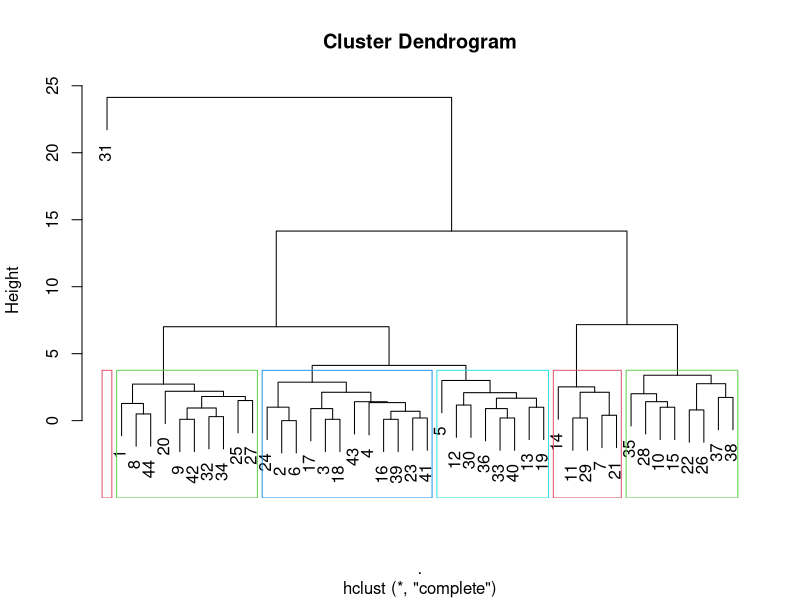
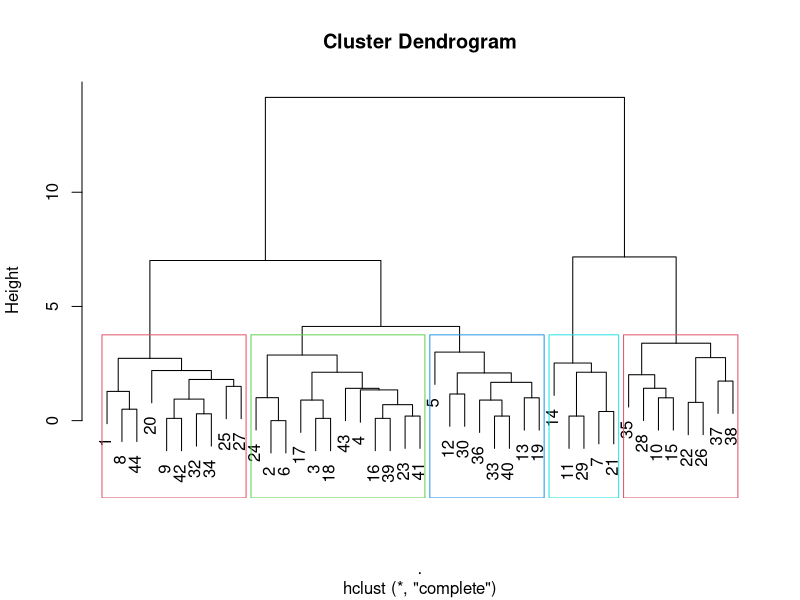
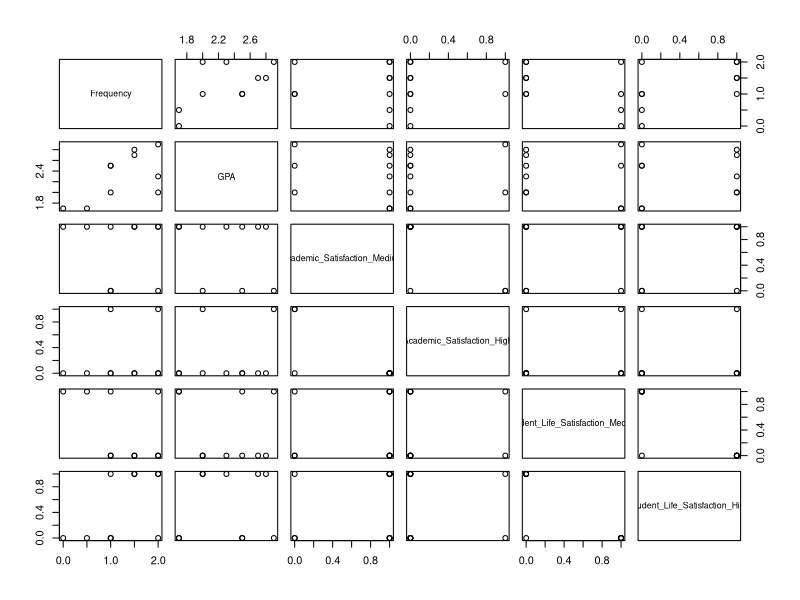
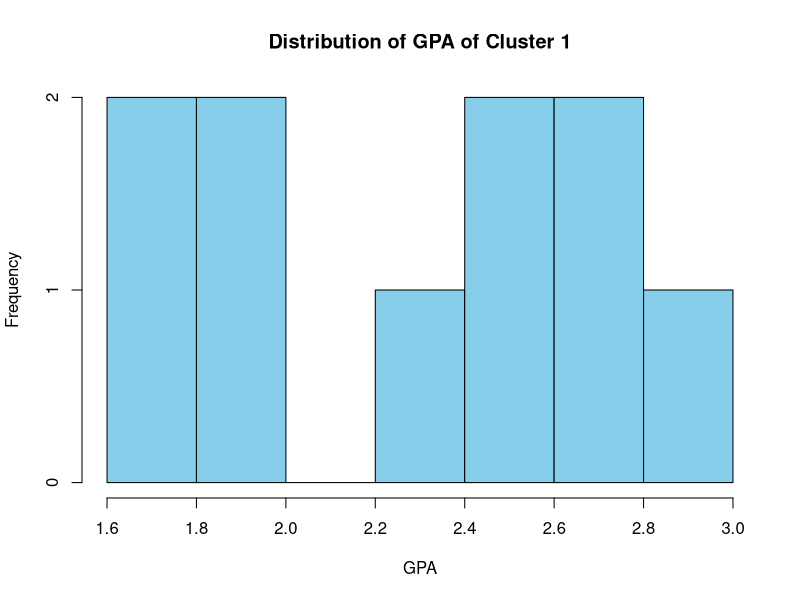
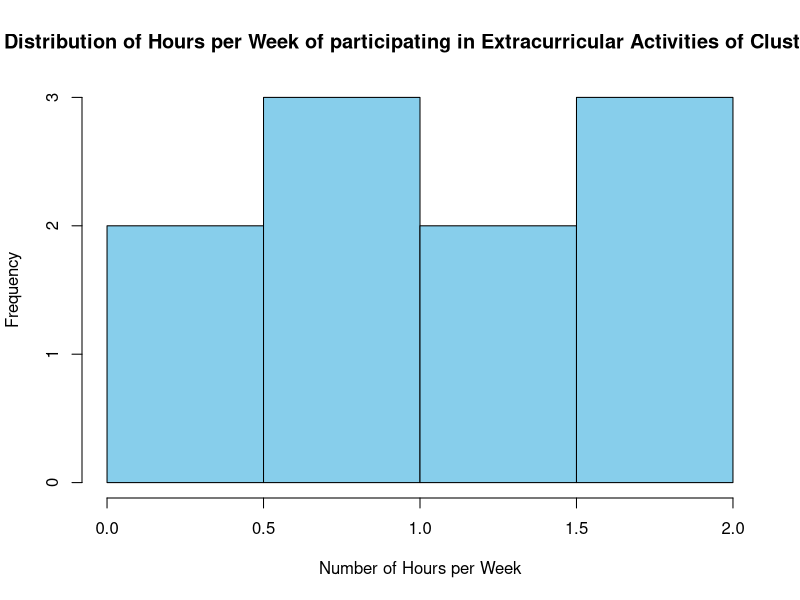
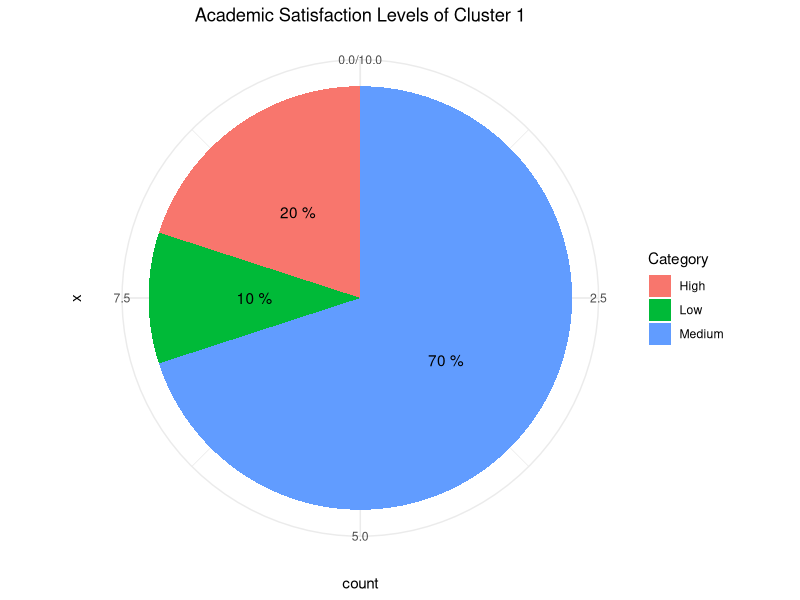
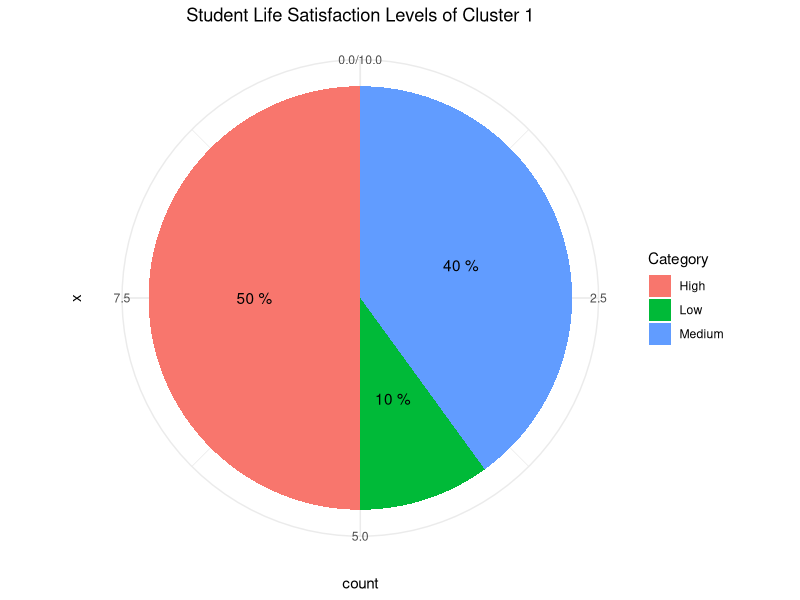
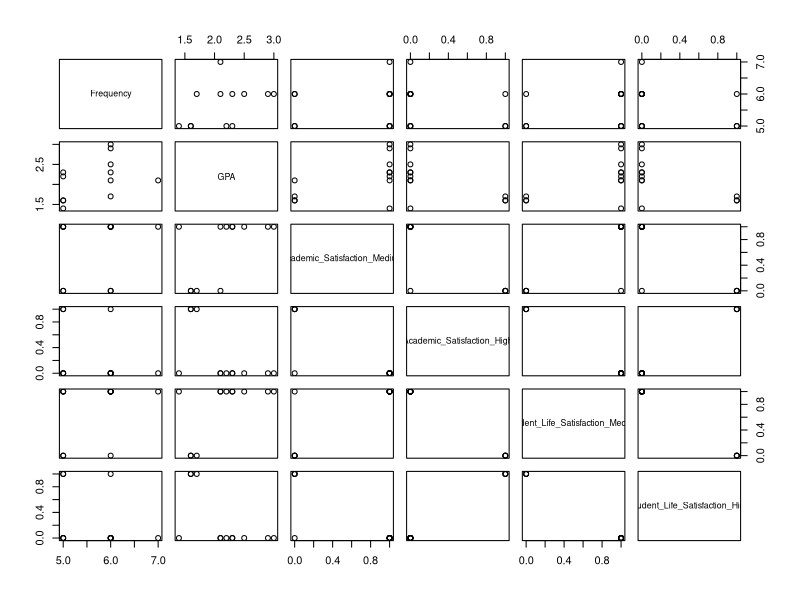

The R script that drew these images, in order:
# read data from .csv, and load to a dataframe
library(readr)
library(dplyr)

data <- read_csv("Survey_Response.csv")
head(data)

# Remove non-sense observation
data <- data[-c(4,17),]
head(data)

# remove "timestamp" column
data <- data %>%
  select(-Timestamp)
head(data)

# Rename Columns in the dataframe
column_names <- colnames(data)
print(column_names)
column_mapping <- c(
  "What is your age?\nTuổi của bạn là bao nhiêu?" = "Age",
  "Which year are you in?\nBạn là sinh viên năm mấy?" = "Intake",
  "What is your gender?\nGiới tính của bạn là gì?" = "Gender",
  
  "What is your major or field of study?\nChuyên ngành học của bạn là gì?" = "Major",
  "Are you involved in any extracurricular activities? (Select all that apply)\nBạn có tham gia vào các hoạt động ngoại khóa nào không? (Hãy chọn tất cả những hoạt động bạn tham gia)" = "Activities",
  "How many hours per week, on average, do you spend on extracurricular activities? (Example: Sports, Club, Project,...)\nTrung bình mỗi tuần, bạn dành bao nhiêu giờ cho các hoạt động ngoại khóa?\nPlease insert number of hours" = "Frequency",
  "What is your current GPA? - German Scale 1.0-4.0\n(All information is secured and non-disclosed and only used for educational and research purposes)\nĐiểm trung bình hiện tại hoặc tình hình học tập của bạn là gì? (Tất cả thông tin được bảo mật và không được tiết lộ, chỉ được sử dụng cho mục đích giáo dục và nghiên cứu)" = "GPA",
  "How satisfied are you with your academic performance? \nBạn cảm thấy hài lòng như thế nào với hiệu suất học tập của mình?" = "Academic_Satisfaction",
  
  "How satisfied are you with your overall university experience? (Example: Teacher dedication, friends, life quality,...)\nBạn cảm thấy hài lòng như thế nào với trải nghiệm tổng thể tại trường đại học? (Ví dụ: Sự tận tâm của giảng viên, bạn bè, chất lượng cuộc sống,...)" = "Student_Life_Satisfaction"
)
colnames(data) <- column_mapping
column_names <- colnames(data)

# Create Dummy Variables for "Gender" column
Male <- ifelse(data$Gender == 'Male (Nam)', 1, 0)
Female <- ifelse(data$Gender == 'Female (Nữ)', 1, 0)
Prefer_Not_To_Say <- ifelse(data$Gender == 'Prefer not to say', 1, 0)

data_new_gender <- cbind(
  data,
  Male = Male,
  Female = Female,
  Prefer_Not_To_Say = Prefer_Not_To_Say
)

# View the new data frame
data_new_gender

# create Dummy Variables for "Activities" column
Clubs <- ifelse(data$Activities == 'Clubs or Organizations (Câu lạc bộ hoặc tổ chức)', 1, 0)
Side_Project <- ifelse(data$Activities == 'Side project', 1, 0)
Sports_Not_Clubs_Based <- ifelse(data$Activities == 'Sports (not club-based) (Thể thao không thuộc câu lạc bộ )', 1, 0)
Volunteers <- ifelse(data$Activities == 'Volunteer Work (Hoạt động tình nguyện)', 1, 0)
No_Activities <- ifelse(data$Activities == 'No', 1, 0)

data_new_gender_activities <- cbind(
  data_new_gender,
  Clubs = Clubs,
  Side_Project = Side_Project,
  Sports_Not_Clubs_Based = Sports_Not_Clubs_Based,
  Volunteers = Volunteers,
  No_Activities = No_Activities
)

# View the new data frame
data_new_gender_activities

# extract the unique activities for each student
unique_activities <- unique(data$Activities)
unique_activities
activity_binary <- data.frame(matrix(0, nrow = nrow(data), ncol = length(unique_activities)))
colnames(activity_binary) <- unique_activities
for (i in 1:nrow(data)) {
  selected_activities <- unlist(strsplit(data$Activities[i], ", "))  # Assuming activities are separated by a comma and space
  activity_binary[i, selected_activities] <- 1
}
data_activities_test <- cbind(data_new_gender, activity_binary)


# create Dummy Variables for "Major" column
CSE <- ifelse(data$Major == 'CSE', 1, 0)
MEN <- ifelse(data$Major == 'MEN', 1, 0)
BFA <- ifelse(data$Major == 'BFA', 1, 0)
ARC <- ifelse(data$Major == 'ARC', 1, 0)
BCE <- ifelse(data$Major == 'BCE', 1, 0)
BBA <- ifelse(data$Major == 'BBA', 1, 0)
ECE <- ifelse(data$Major == 'ECE', 1, 0)

data_gender_activities_major <- cbind(data_activities_test,
                                      CSE = CSE,
                                      MEN = MEN,
                                      ECE = ECE,
                                      BFA = BFA,
                                      BBA = BBA,
                                      ARC = ARC,
                                      BCE = BCE
)


# create Dummy (Category) Variables for Academic Satisfaction, and Student Life Satisfaction column
data_gender_activities_major$Academic_Satisfaction_Low <- ifelse(data_gender_activities_major$Academic_Satisfaction >= 1 & data_gender_activities_major$Academic_Satisfaction <= 3, 1, 0)
data_gender_activities_major$Academic_Satisfaction_Medium <- ifelse(data_gender_activities_major$Academic_Satisfaction >= 4 & data_gender_activities_major$Academic_Satisfaction <= 7, 1, 0)
data_gender_activities_major$Academic_Satisfaction_High <- ifelse(data_gender_activities_major$Academic_Satisfaction >= 8 & data_gender_activities_major$Academic_Satisfaction <= 10, 1, 0)
data_gender_activities_major

data_gender_activities_major$Student_Life_Satisfaction_Low <- ifelse(data_gender_activities_major$Student_Life_Satisfaction >= 1 & data_gender_activities_major$Student_Life_Satisfaction <= 3, 1, 0)
data_gender_activities_major$Student_Life_Satisfaction_Medium <- ifelse(data_gender_activities_major$Student_Life_Satisfaction >= 4 & data_gender_activities_major$Student_Life_Satisfaction <= 7, 1, 0)
data_gender_activities_major$Student_Life_Satisfaction_High <- ifelse(data_gender_activities_major$Student_Life_Satisfaction >= 8 & data_gender_activities_major$Student_Life_Satisfaction <= 10, 1, 0)


# Change intake values to numeric
intake_mapping <- c(
  "First year of University (Năm nhất)" = 1,
  "Second year of University (Năm hai)" = 2,
  "Third year of University (Năm ba)" = 3,
  "Fourth Year of University (Năm bốn)" = 4,
  "Fifth" = 5  # Assign the numeric value for "Fifth"
)

# Use the mapping to update the "Intake" column
data_gender_activities_major$Intake <- intake_mapping[data_gender_activities_major$Intake]

column_names <- colnames(data_gender_activities_major)

# select necessary variables to a new dataframe for analysis
relevant_variables <- c(
  "Frequency",
  "GPA",
  "Academic_Satisfaction_Low",
  "Academic_Satisfaction_Medium",
  "Academic_Satisfaction_High",
  "Student_Life_Satisfaction_Low",
  "Student_Life_Satisfaction_Medium",
  "Student_Life_Satisfaction_High"
)

#library(dplyr)

# Create a new data frame with the selected variables
new_data <- data_gender_activities_major[relevant_variables]


new_data_test <- new_data %>%
  select(-c(Academic_Satisfaction_Low, Student_Life_Satisfaction_Low))


# Draw the Dendrogram (using "Complete Linkage", "Euclidean" Distance)
hc_new_data <- new_data_test %>% #get cars data
  dist %>% #compute distance/dissimilarity matrix
  hclust #compute hierarchical cluster
plot(hc_new_data) #plot dendogram
# cut the Dendrogram to create 6 clusters
rect.hclust(hc_new_data, k = 6, border = 2:5)

# Remove datapoint 33th (due to Outlier), and re-draw the Dendrogram
new_data_after <- new_data_test[-31,]
hc_new_data_after <- new_data_after %>%
  dist %>%
  hclust
plot(hc_new_data_after)
# cut the Dendrogram to create 5 clusters
rect.hclust(hc_new_data_after, k = 5, border = 2:5)

# extract observations from Cluster 1 to a dataframe for analysis
# cluster 1
cluster_1 <- new_data_after[c(27,20,33,31,41,9,25,43,8,1),]
summary(cluster_1)
plot(cluster_1)
avg_gpa_cluster_1 <- mean(cluster_1$GPA)
print(avg_gpa_cluster_1)

# find average of frequency of participating in extracurricular activities of students in Cluster 1
avg_frequency_cluster_1 <- mean(cluster_1$Frequency)
print(avg_frequency_cluster_1)

# Draw the Histogram for Frequency, and GPA Distribution of students in Cluster 1
hist(cluster_1$GPA, 
     main = "Distribution of GPA of Cluster 1",
     xlab = "GPA",
     ylab = "Frequency",
     col = "skyblue",
     border = "black")

hist(cluster_1$Frequency, 
     main = "Distribution of Hours per Week of participating in Extracurricular Activities of Cluster 1",
     xlab = "Number of Hours per Week",
     ylab = "Frequency",
     col = "skyblue",
     border = "black")


# extract observations of Cluster 1, from the original dataframe
# to draw the Pie chart showing percentage of students basing on Academic Satisfaction Level

selected_records <- c(27,20,34,32,42,9,25,44,8,1)

subset_df <- data_gender_activities_major[selected_records, ]

categorize_academic_satisfaction <- function(level) {
  if (level >= 1 & level <= 3) {
    return("Low")
  } else if (level >= 4 & level <= 7) {
    return("Medium")
  } else if (level >= 8 & level <= 10) {
    return("High")
  } else {
    return("Invalid")
  }
}

subset_df$Academic_Satisfaction_Category <- sapply(subset_df$Academic_Satisfaction, categorize_academic_satisfaction)

library(ggplot2)
ggplot(subset_df, aes(x = "", fill = Academic_Satisfaction_Category)) +
  geom_bar(width = 1) +
  geom_text(stat = "count", aes(label = paste(round((..count..)/sum(..count..)*100), "%")), 
            position = position_stack(vjust = 0.5)) +
  coord_polar(theta = "y") +
  labs(title = "Academic Satisfaction Levels of Cluster 1", fill = "Category") +
  theme_minimal() +
  theme(
    plot.title = element_text(hjust = 0.5)  # Center the title
  )


# extract observations of Cluster 1 from the original dataframe
# to draw the Pie chart to see the percentage of students basing on Student Life Satisfaction Level
selected_records_sl <- c(27,20,34,32,42,9,25,44,8,1)

subset_df_sl <- data_gender_activities_major[selected_records_sl, ]
subset_df_sl

categorize_student_life_satisfaction <- function(level) {
  if (level >= 1 & level <= 3) {
    return("Low")
  } else if (level >= 4 & level <= 7) {
    return("Medium")
  } else if (level >= 8 & level <= 10) {
    return("High")
  } else {
    return("Invalid")
  }
}

subset_df_sl$Student_Life_Satisfaction_Category <- sapply(subset_df_sl$Student_Life_Satisfaction, categorize_student_life_satisfaction)

library(ggplot2)
ggplot(subset_df_sl, aes(x = "", fill = Student_Life_Satisfaction_Category)) +
  geom_bar(width = 1) +
  geom_text(stat = "count", aes(label = paste(round((..count..)/sum(..count..)*100), "%")), 
            position = position_stack(vjust = 0.5)) +
  coord_polar(theta = "y") +
  labs(title = "Student Life Satisfaction Levels of Cluster 1", fill = "Category") +
  theme_minimal() +
  theme(
    plot.title = element_text(hjust = 0.5)  # Center the title
  )


# extract observations of Cluster 2 for analysis
# cluster 2
cluster_2 <- new_data_after[c(40,23,38,16,4,42,18,3,17,6,2,24),]
summary(cluster_2)
plot(cluster_2)
avg_gpa_cluster_2 <- mean(cluster_2$GPA)
print(avg_gpa_cluster_2)

# find average of frequency of participating in extracurricular activities of students in Cluster 2

avg_frequency_cluster_2 <- mean(cluster_2$Frequency)
print(avg_frequency_cluster_2)

# Draw the Histogram to see the Distribution of GPA, and Frequency of students in Cluster 2
hist(cluster_2$GPA, 
     main = "Distribution of GPA of Cluster 2",
     xlab = "GPA",
     ylab = "Frequency",
     col = "skyblue",
     border = "black")

hist(cluster_2$Frequency, 
     main = "Distribution of Hours per Week of participating in Extracurricular Activities of Cluster 2",
     xlab = "Number of Hours per Week",
     ylab = "Frequency",
     col = "skyblue",
     border = "black")


# extract observations of Cluster 2 from the original dataframe
# to draw the Pie chart to see percentage of students basing on Academic Satisfaction Levels
selected_records_2 <- c(41,23,39,16,4,43,18,3,17,6,2,24)


subset_df_2 <- data_gender_activities_major[selected_records_2, ]
subset_df_2

categorize_academic_satisfaction <- function(level) {
  if (level >= 1 & level <= 3) {
    return("Low")
  } else if (level >= 4 & level <= 7) {
    return("Medium")
  } else if (level >= 8 & level <= 10) {
    return("High")
  } else {
    return("Invalid")
  }
}

subset_df_2$Academic_Satisfaction_Category <- sapply(subset_df_2$Academic_Satisfaction, categorize_academic_satisfaction)

library(ggplot2)
ggplot(subset_df_2, aes(x = "", fill = Academic_Satisfaction_Category)) +
  geom_bar(width = 1) +
  geom_text(stat = "count", aes(label = paste(round((..count..)/sum(..count..)*100), "%")), 
            position = position_stack(vjust = 0.5)) +
  coord_polar(theta = "y") +
  labs(title = "Academic Satisfaction Levels of Cluster 2", fill = "Category") +
  theme_minimal() +
  theme(
    plot.title = element_text(hjust = 0.5)  # Center the title
  )

# extract observations of Cluster 2 from the original dataframe
# to draw the Pie chart to see percentage of Students basing on Student Life Satisfaction Levels
selected_records_sl_2 <- c(41,23,39,16,4,43,18,3,17,6,2,24)

subset_df_sl_2 <- data_gender_activities_major[selected_records_sl_2, ]
subset_df_sl_2


categorize_student_life_satisfaction <- function(level) {
  if (level >= 1 & level <= 3) {
    return("Low")
  } else if (level >= 4 & level <= 7) {
    return("Medium")
  } else if (level >= 8 & level <= 10) {
    return("High")
  } else {
    return("Invalid")
  }
}

subset_df_sl_2$Student_Life_Satisfaction_Category <- sapply(subset_df_sl_2$Student_Life_Satisfaction, categorize_student_life_satisfaction)

library(ggplot2)
ggplot(subset_df_sl_2, aes(x = "", fill = Student_Life_Satisfaction_Category)) +
  geom_bar(width = 1) +
  geom_text(stat = "count", aes(label = paste(round((..count..)/sum(..count..)*100), "%")), 
            position = position_stack(vjust = 0.5)) +
  coord_polar(theta = "y") +
  labs(title = "Student Life Satisfaction Levels of Cluster 2", fill = "Category") +
  theme_minimal() +
  theme(
    plot.title = element_text(hjust = 0.5)  # Center the title
  )

# extract Cluster 3 
# cluster 3
cluster_3 <- new_data_after[c(19,13,39,32,35,30,12,5),]
summary(cluster_3)
plot(cluster_3)
avg_gpa_cluster_3 <- mean(cluster_3$GPA)
print(avg_gpa_cluster_3)

# find average of frequency of participating in extracurricular activities of students in Cluster 3

avg_frequency_cluster_3 <- mean(cluster_3$Frequency)
print(avg_frequency_cluster_3)

# Draw Histogram to see the Distribution of GPA, and Frequency of students in Cluster 3
hist(cluster_3$GPA, 
     main = "Distribution of GPA of Cluster 3",
     xlab = "GPA",
     ylab = "Frequency",
     col = "skyblue",
     border = "black")

hist(cluster_3$Frequency, 
     main = "Distribution of Hours per Week of participating in Extracurricular Activities of Cluster 3",
     xlab = "Number of Hours per Week",
     ylab = "Frequency",
     col = "skyblue",
     border = "black")

# extract observations of Cluster 3 from the original dataframe
# to draw the Pie chart to see percentage of students basing on Academic Satisfaction Levels
selected_records_3 <- c(19,13,40,33,36,30,12,5)


subset_df_3 <- data_gender_activities_major[selected_records_3, ]
subset_df_3


categorize_academic_satisfaction <- function(level) {
  if (level >= 1 & level <= 3) {
    return("Low")
  } else if (level >= 4 & level <= 7) {
    return("Medium")
  } else if (level >= 8 & level <= 10) {
    return("High")
  } else {
    return("Invalid")
  }
}

subset_df_3$Academic_Satisfaction_Category <- sapply(subset_df_3$Academic_Satisfaction, categorize_academic_satisfaction)

library(ggplot2)
ggplot(subset_df_3, aes(x = "", fill = Academic_Satisfaction_Category)) +
  geom_bar(width = 1) +
  geom_text(stat = "count", aes(label = paste(round((..count..)/sum(..count..)*100), "%")), 
            position = position_stack(vjust = 0.5)) +
  coord_polar(theta = "y") +
  labs(title = "Academic Satisfaction Levels of Cluster 3", fill = "Category") +
  theme_minimal() +
  theme(
    plot.title = element_text(hjust = 0.5)  # Center the title
  )

# extract observations of Cluster 3 from original dataframe
# to draw Pie chart to see percentage of Students basing on Student Life Satisfaction Levels
selected_records_sl_3 <- c(19,13,40,33,36,30,12,5)

subset_df_sl_3 <- data_gender_activities_major[selected_records_sl_3, ]
subset_df_sl_3

categorize_student_life_satisfaction <- function(level) {
  if (level >= 1 & level <= 3) {
    return("Low")
  } else if (level >= 4 & level <= 7) {
    return("Medium")
  } else if (level >= 8 & level <= 10) {
    return("High")
  } else {
    return("Invalid")
  }
}

subset_df_sl_3$Student_Life_Satisfaction_Category <- sapply(subset_df_sl_3$Student_Life_Satisfaction, categorize_student_life_satisfaction)

library(ggplot2)
ggplot(subset_df_sl_3, aes(x = "", fill = Student_Life_Satisfaction_Category)) +
  geom_bar(width = 1) +
  geom_text(stat = "count", aes(label = paste(round((..count..)/sum(..count..)*100), "%")), 
            position = position_stack(vjust = 0.5)) +
  coord_polar(theta = "y") +
  labs(title = "Student Life Satisfaction Levels of Cluster 3", fill = "Category") +
  theme_minimal() +
  theme(
    plot.title = element_text(hjust = 0.5)  # Center the title
  )


# extract Cluster 4
# cluster 4
cluster_4 <- new_data_after[c(21,7,29,11,14),]
summary(cluster_4)
plot(cluster_4)
avg_gpa_cluster_4 <- mean(cluster_4$GPA)
print(avg_gpa_cluster_4)

# find average of frequency of participating in extracurricular activities of students in Cluster 4

avg_frequency_cluster_4 <- mean(cluster_4$Frequency)
print(avg_frequency_cluster_4)

# Draw Histogram to see the Distribution of GPA, and Frequency of students in Cluster 4
hist(cluster_4$GPA, 
     main = "Distribution of GPA of Cluster 4",
     xlab = "GPA",
     ylab = "Frequency",
     col = "skyblue",
     border = "black")

hist(cluster_4$Frequency, 
     main = "Distribution of Hours per Week of participating in Extracurricular Activities of Cluster 4",
     xlab = "Number of Hours per Week",
     ylab = "Frequency",
     col = "skyblue",
     border = "black")

# extract observations of Cluster 4 from original dataframe
# to draw Pie chart to see percentage of students basing on Academic Satisfaction Levels
selected_records_4 <- c(21,7,29,11,14)

# Logical indexing to select rows
subset_df_4 <- data_gender_activities_major[selected_records_4, ]
subset_df_4

categorize_academic_satisfaction <- function(level) {
  if (level >= 1 & level <= 3) {
    return("Low")
  } else if (level >= 4 & level <= 7) {
    return("Medium")
  } else if (level >= 8 & level <= 10) {
    return("High")
  } else {
    return("Invalid")
  }
}

subset_df_4$Academic_Satisfaction_Category <- sapply(subset_df_4$Academic_Satisfaction, categorize_academic_satisfaction)

library(ggplot2)
ggplot(subset_df_4, aes(x = "", fill = Academic_Satisfaction_Category)) +
  geom_bar(width = 1) +
  geom_text(stat = "count", aes(label = paste(round((..count..)/sum(..count..)*100), "%")), 
            position = position_stack(vjust = 0.5)) +
  coord_polar(theta = "y") +
  labs(title = "Academic Satisfaction Levels of Cluster 4", fill = "Category") +
  theme_minimal() +
  theme(
    plot.title = element_text(hjust = 0.5)  # Center the title
  )

# extract observations of Cluster 4 from original dataframe
# to draw Pie chart to see percentage of students basing on Student Life Satisfaction Levels
selected_records_sl_4 <- c(21,7,29,11,14)

# Logical indexing to select rows
subset_df_sl_4 <- data_gender_activities_major[selected_records_sl_4, ]
subset_df_sl_4


categorize_student_life_satisfaction <- function(level) {
  if (level >= 1 & level <= 3) {
    return("Low")
  } else if (level >= 4 & level <= 7) {
    return("Medium")
  } else if (level >= 8 & level <= 10) {
    return("High")
  } else {
    return("Invalid")
  }
}

subset_df_sl_4$Student_Life_Satisfaction_Category <- sapply(subset_df_sl_4$Student_Life_Satisfaction, categorize_student_life_satisfaction)

library(ggplot2)
ggplot(subset_df_sl_4, aes(x = "", fill = Student_Life_Satisfaction_Category)) +
  geom_bar(width = 1) +
  geom_text(stat = "count", aes(label = paste(round((..count..)/sum(..count..)*100), "%")), 
            position = position_stack(vjust = 0.5)) +
  coord_polar(theta = "y") +
  labs(title = "Student Life Satisfaction Levels of Cluster 4", fill = "Category") +
  theme_minimal() +
  theme(
    plot.title = element_text(hjust = 0.5)  # Center the title
  )


# extract Cluster 5
# cluster 5
cluster_5 <- new_data_after[c(36,37,26,22,15,10,28,34),]
summary(cluster_5)
plot(cluster_5)
avg_gpa_cluster_5 <- mean(cluster_5$GPA)
print(avg_gpa_cluster_5)

# find average of frequency of participating in extracurricular activities of students in Cluster 5
avg_frequency_cluster_5 <- mean(cluster_5$Frequency)
print(avg_frequency_cluster_5)


# Draw Histogram to see the Distribution of GPA, and Frequency of students in Cluster 5
hist(cluster_5$GPA, 
     main = "Distribution of GPA of Cluster 5",
     xlab = "GPA",
     ylab = "Frequency",
     col = "skyblue",
     border = "black")

hist(cluster_5$Frequency, 
     main = "Distribution of Hours per Week of participating in Extracurricular Activities of Cluster 5",
     xlab = "Number of Hours per Week",
     ylab = "Frequency",
     col = "skyblue",
     border = "black")

# extract observations of Cluster 5 from original dataframe
# to draw Pie chart to see percentage of students basing on Academic Satisfaction Levels
selected_records_5 <- c(37,38,26,22,15,10,28,35)


subset_df_5 <- data_gender_activities_major[selected_records_5, ]
subset_df_5


categorize_academic_satisfaction <- function(level) {
  if (level >= 1 & level <= 3) {
    return("Low")
  } else if (level >= 4 & level <= 7) {
    return("Medium")
  } else if (level >= 8 & level <= 10) {
    return("High")
  } else {
    return("Invalid")
  }
}

subset_df_5$Academic_Satisfaction_Category <- sapply(subset_df_5$Academic_Satisfaction, categorize_academic_satisfaction)

library(ggplot2)
ggplot(subset_df_5, aes(x = "", fill = Academic_Satisfaction_Category)) +
  geom_bar(width = 1) +
  geom_text(stat = "count", aes(label = paste(round((..count..)/sum(..count..)*100), "%")), 
            position = position_stack(vjust = 0.5)) +
  coord_polar(theta = "y") +
  labs(title = "Academic Satisfaction Levels of Cluster 5", fill = "Category") +
  theme_minimal() +
  theme(
    plot.title = element_text(hjust = 0.5)  # Center the title
  )

# extract observations of Cluster 5 from original dataframe
# to draw Pie chart to see percentage of Students basing on Student Life Satisfaction
selected_records_sl_5 <- c(37,38,26,22,15,10,28,35)

subset_df_sl_5 <- data_gender_activities_major[selected_records_sl_5, ]
subset_df_sl_5


categorize_student_life_satisfaction <- function(level) {
  if (level >= 1 & level <= 3) {
    return("Low")
  } else if (level >= 4 & level <= 7) {
    return("Medium")
  } else if (level >= 8 & level <= 10) {
    return("High")
  } else {
    return("Invalid")
  }
}

subset_df_sl_5$Student_Life_Satisfaction_Category <- sapply(subset_df_sl_5$Student_Life_Satisfaction, categorize_student_life_satisfaction)

library(ggplot2)
ggplot(subset_df_sl_5, aes(x = "", fill = Student_Life_Satisfaction_Category)) +
  geom_bar(width = 1) +
  geom_text(stat = "count", aes(label = paste(round((..count..)/sum(..count..)*100), "%")), 
            position = position_stack(vjust = 0.5)) +
  coord_polar(theta = "y") +
  labs(title = "Student Life Satisfaction Levels of Cluster 5", fill = "Category") +
  theme_minimal() +
  theme(
    plot.title = element_text(hjust = 0.5)  # Center the title
  )


# Whole dataset

# Draw Histogram to see the Distribution of GPA, and Frequency of students of the whole dataset
hist(data_new_gender_activities$GPA, 
     main = "Distribution of GPA of whole dataset",
     xlab = "GPA",
     ylab = "Frequency",
     col = "skyblue",
     border = "black")

hist(data_new_gender_activities$Frequency, 
     main = "Distribution of Frequency (hours/week) of whole dataset",
     xlab = "Number of Hours per Week",
     ylab = "Frequency",
     col = "skyblue",
     border = "black")

# Draw Pie chart to see percentage of students basing on Academic Satisfaction Levels
data_new_gender_activities$Academic_Satisfaction_Category <- sapply(data_new_gender_activities$Academic_Satisfaction, categorize_academic_satisfaction)

library(ggplot2)
ggplot(data_new_gender_activities, aes(x = "", fill = Academic_Satisfaction_Category)) +
  geom_bar(width = 1) +
  geom_text(stat = "count", aes(label = paste(round((..count..)/sum(..count..)*100), "%")), 
            position = position_stack(vjust = 0.5)) +
  coord_polar(theta = "y") +
  labs(title = "Academic Satisfaction Levels of whole dataset", fill = "Category") +
  theme_minimal() +
  theme(
    plot.title = element_text(hjust = 0.5)  # Center the title
  )

# Draw Pie chart to see percentage of students basing on Student Life Satisfaction Levels
data_new_gender_activities$Student_Life_Satisfaction_Category <- sapply(data_new_gender_activities$Student_Life_Satisfaction, categorize_student_life_satisfaction)

library(ggplot2)
ggplot(subset_df_sl_5, aes(x = "", fill = Student_Life_Satisfaction_Category)) +
  geom_bar(width = 1) +
  geom_text(stat = "count", aes(label = paste(round((..count..)/sum(..count..)*100), "%")), 
            position = position_stack(vjust = 0.5)) +
  coord_polar(theta = "y") +
  labs(title = "Student Life Satisfaction Levels of whole dataset", fill = "Category") +
  theme_minimal() +
  theme(
    plot.title = element_text(hjust = 0.5)  # Center the title
  )

# find average of GPA of students in Whole Dataset
avg_gpa_cluster_whole <- mean(data_new_gender_activities$GPA)
print(avg_gpa_cluster_whole)

# find average of frequency of participating in extracurricular activities of students in Whole Dataset
avg_frequency_cluster_whole <- mean(data_new_gender_activities$Frequency)
print(avg_frequency_cluster_whole)
